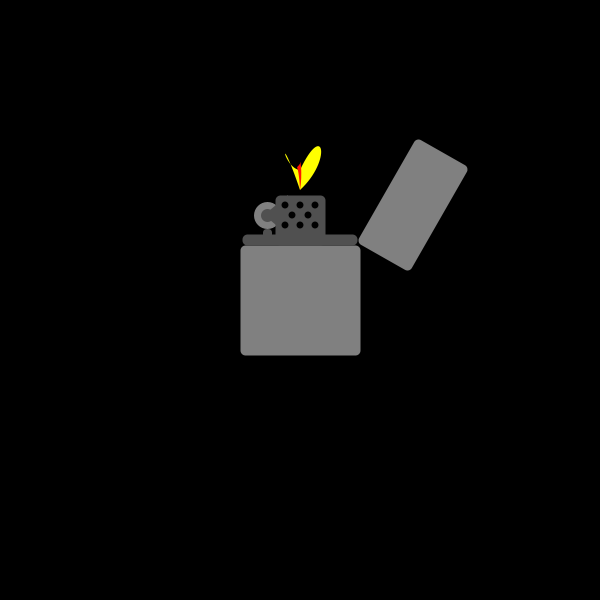
Frame 1 (no input)
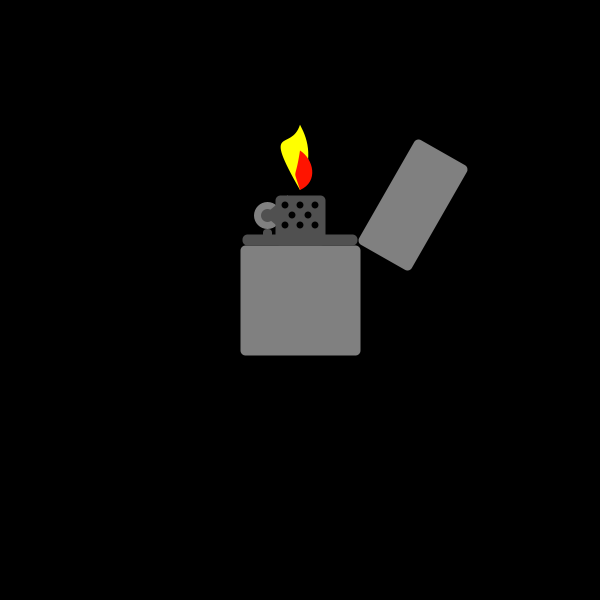
Frame 60 (the mouse pressed at the canvas centre just before this capture)
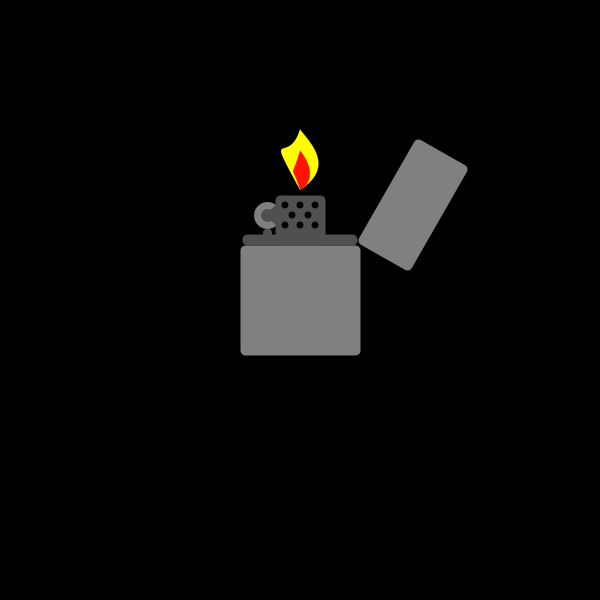
Frame 120 (the mouse held since frame 60 and released just before this capture)

The Processing sketch that drew these frames (run headless with seeded random() and noise(); from frame 60 on, the mouse is pressed at the canvas centre):

// Processing sketch: processing_16376
// ── processing_16376.pde

color bg=color(0);
float r=0.0;
int card=0;
int btnx=20,btny=20,btnw=100,btnh=50;

void setup(){
size(600,600);
smooth();
background(bg);
}

void draw(){
background(bg);
rotate(radians(r+=0.5));
resetMatrix();



drawlighter(3);

}

void drawlighter(int s){
    translate(width/2,height/2);
  
    stroke(128);
    fill(128);
    strokeWeight(10);
    strokeJoin(ROUND);
    rectMode(CENTER);
    ellipseMode(CENTER);
    rect(0,0,110,100);
    
    if(s==0){
    rect(0,-90,110,50);
    } else {
    stroke(80);
    fill(80);  
    
    
    
    strokeWeight(7);
    stroke(128);
    ellipse(-33,-85,20,20);
    noStroke();
    triangle(-36,-85,-12,-105,-12,-65);
    
    stroke(80);
    rect(-33,-67,2,2);
    
    strokeWeight(10);
   
    fill(80); 
    rect(0,-60,105,1);
    rect(0,-80,40,40);
    
    noStroke();
    fill(bg);
    ellipse(-15,-75,7,7);
    ellipse(0,-75,7,7);
    ellipse(15,-75,7,7);
    
    ellipse(-8,-85,7,7);
    ellipse(8,-85,7,7);
    
    ellipse(-15,-95,7,7);
    ellipse(0,-95,7,7);
    ellipse(15,-95,7,7);
    
    if(s==2){
          if(second()%2==0) {
          generateParticleburst(-33,-70);
          }
    }
    if(s==3){
      generateFlame(0, -110, color(255,255,0), 80, 50);
      generateFlame(0, -110, color(255,20,0), 40, 30);
    }
    
    strokeWeight(10);
    translate(35,-140);
    rotate(radians(120));
    stroke(128);
    fill(128);
    rect(0,-90,110,50);
    resetMatrix();
    }
    
    resetMatrix();
}


void generateParticleburst(int x,int y){
    fill(255);
    stroke(255);
    strokeWeight(1);
    line(x,y,random(x,x+30),random(y,y+30)); 
    line(x,y,random(x-30,x),random(y-30,y)); 
    line(x,y,random(x,x+30),random(y-30,y)); 
    line(x,y,random(x-30,x),random(y,y+30)); 
}

void generateFlame(int x, int y, color c, int h, int w){
    noStroke();
    fill(c);
    beginShape();
    vertex(x, y);
    bezierVertex(random(x,x+w), random(y-h/2,y), random(x,x+w/2), random(y-h,y-h/2), x, random(y-h,y-10));
    bezierVertex(random(x-w/2,x), random(y-h/2,y), random(x-w,x), random(y-h,y-h/2), x, y);
    endShape();
}
